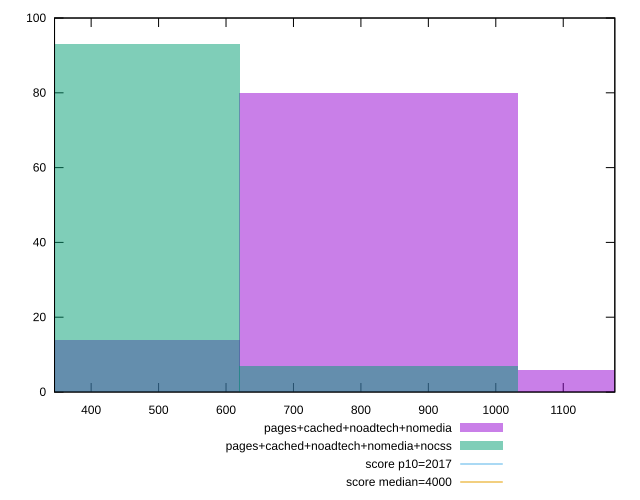

Write the gnuplot code that produced this figure.
reset

$pagesCachedNoadtechNomedia <<EOF
1239.9559274927697 6
826.6372849951797 80
413.31864249758985 14
EOF

$pagesCachedNoadtechNomediaNocss <<EOF
413.31864249758985 93
826.6372849951797 7
EOF

set key outside below
set boxwidth 413.31864249758985
set xrange [345.72400000000005:1176.4840000000004]
set yrange [0:100]
set trange [0:100]
set style fill transparent solid 0.5 noborder

set parametric
set terminal svg size 640, 500 enhanced background rgb 'white'
set output "report_00019_2021-02-10T18-14-37.922Z//mainthread-work-breakdown/comparison/histogram/3_vs_4.svg"

plot $pagesCachedNoadtechNomedia title "pages+cached+noadtech+nomedia" with boxes, \
     $pagesCachedNoadtechNomediaNocss title "pages+cached+noadtech+nomedia+nocss" with boxes, \
     2017,t title "score p10=2017", \
     4000,t title "score median=4000"

reset
